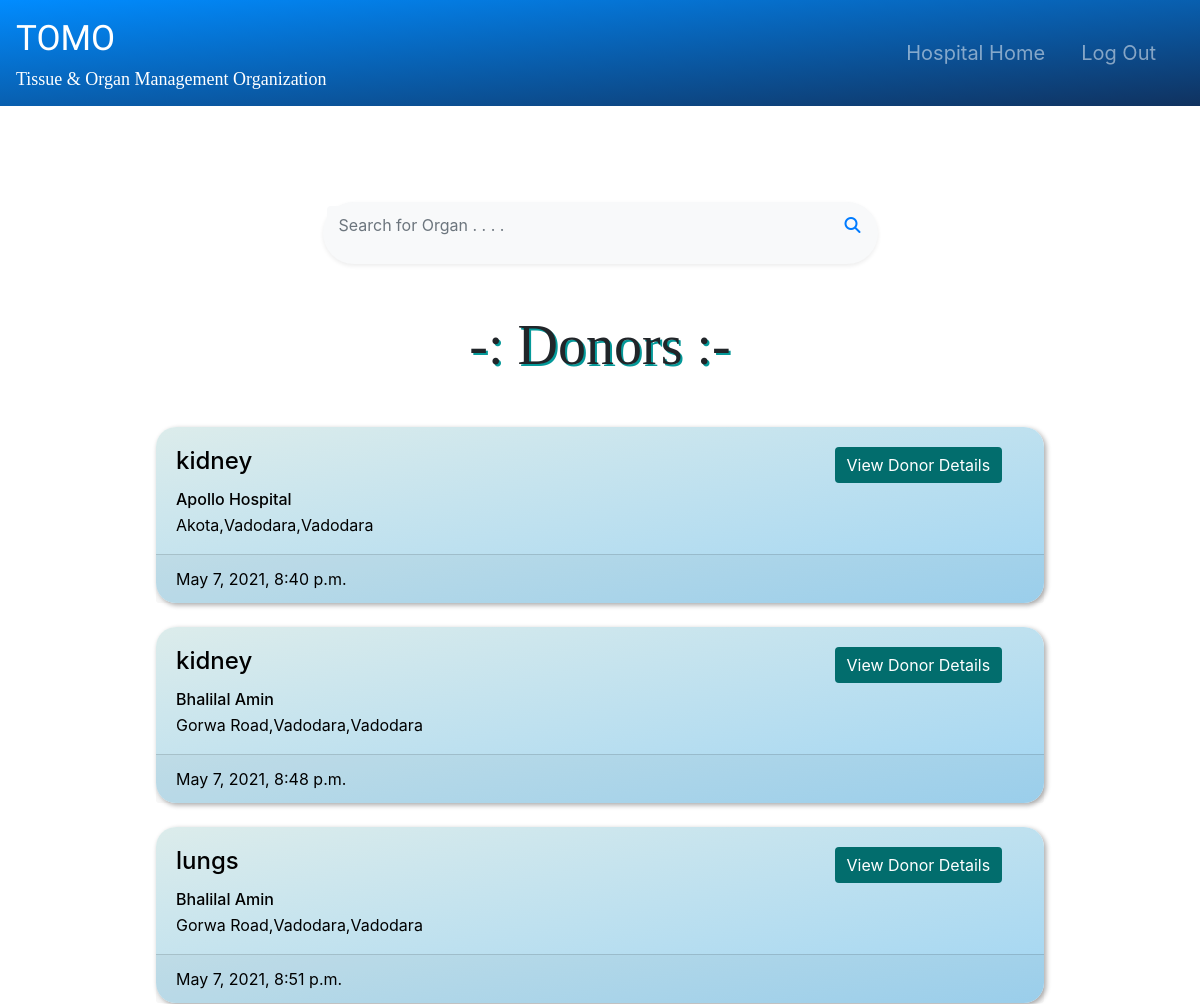
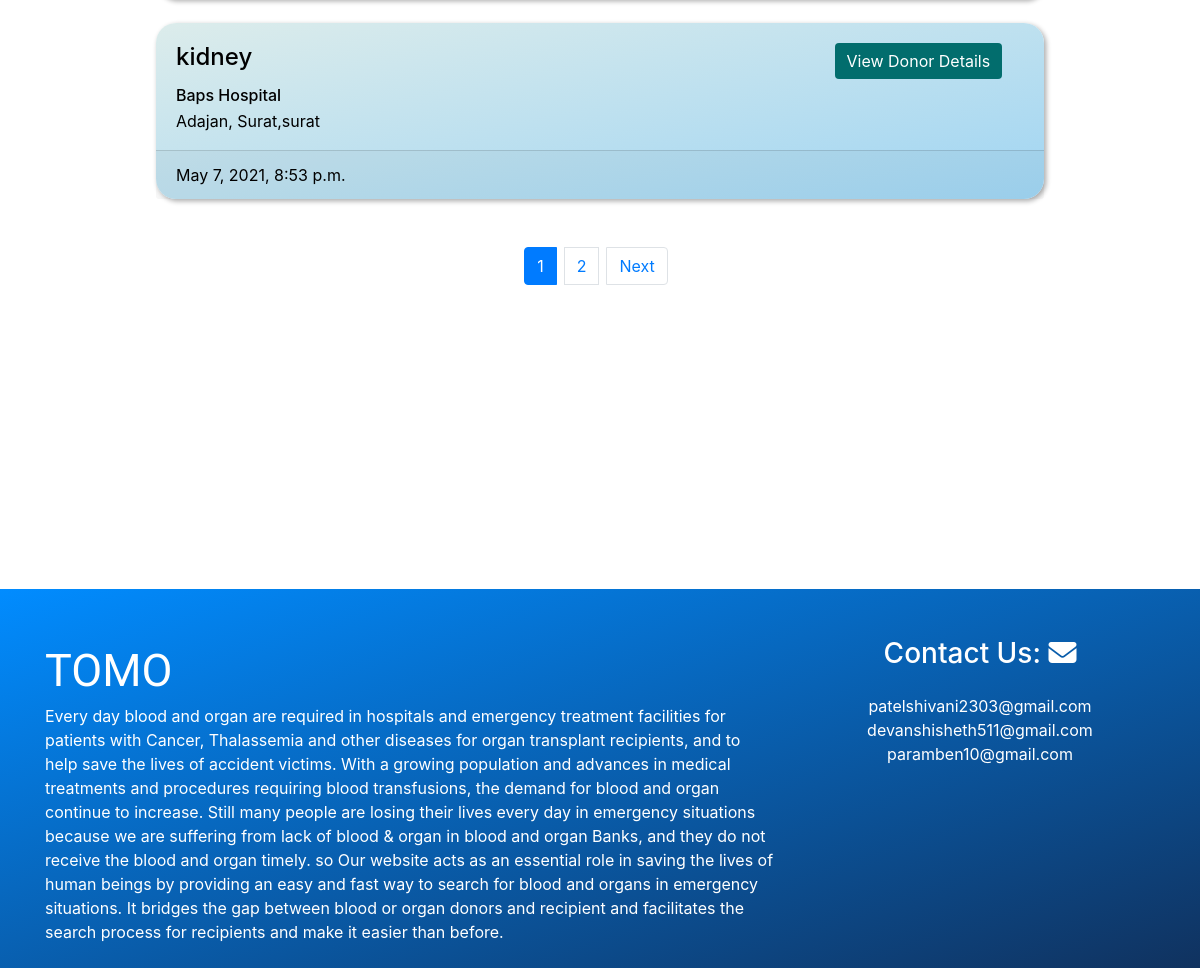
Page /Hospital/potentialDonor/ (signed in) on the committed database (2 pictures, top to bottom).
### hospital/models.py (models this page shows, shortened)
class Donor(models.Model):
    donor_id=models.AutoField(primary_key=True)
    hospital_email=models.CharField(max_length=50,default=None)
    donor_name=models.CharField(max_length=50)
    donor_dob=models.DateTimeField()
    donor_organ=models.CharField(max_length=50,default=None)
    donor_height=models.CharField(max_length=50)
    donor_weight=models.CharField(max_length=50)
    donor_bloodGroup=models.CharField(max_length=10)
    donor_gender=models.CharField(max_length=10)
    donor_diseases=models.TextField(max_length=100,blank=True)
    donor_addiction=models.TextField(max_length=100,blank=True)
    donor_info=models.CharField(max_length=200,blank=True)
    donor_added_time=models.DateTimeField(default=None)
    models.ForeignKey(Hospital,on_delete=models.CASCADE)
    class Meta:
        unique_together = ('donor_id','hospital_email')

class Hospital(models.Model):
    hospital_email=models.CharField(max_length=50,primary_key=True,help_text ='write your email')
    hospital_name=models.CharField(max_length=30)
    hospital_city=models.CharField(max_length=20)
    hospital_mobile_no=models.CharField(max_length=10)
    hospital_address=models.CharField(max_length=100,help_text = 'write your email')
    zip_code=models.CharField(max_length=6)
    hospital_latitude=models.FloatField(default=None)
    hospital_longitude=models.FloatField(default=None)

### hospital/views.py (the view)
# urls.py: url('potentialDonor/',PotentialDonorList),
def PotentialDonorList(request):
    if request.user.is_authenticated:
        loggedin_user=request.user.username
        don=Donor.objects.exclude(hospital_email=loggedin_user)
        hos=Hospital.objects.exclude(hospital_email=loggedin_user)
        today_datetime = datetime.datetime.now()
        today_date=today_datetime.strftime("%d")
        today_month=today_datetime.month
        today_year=today_datetime.year
        today_hour = today_datetime.hour
        temp1=[]
        for item in don:
            if item.donor_added_time.strftime("%d") == today_date and item.donor_added_time.month == today_month and item.donor_added_time.year == today_year :
                temp1.append(item)
            elif int(item.donor_added_time.strftime("%d"))+1 == int(today_date):
                print(item.donor_added_time.hour - today_hour)
                if item.donor_added_time.hour - today_hour < 24 and item.donor_added_time.hour - today_hour >= 0:
                    temp1.append(item)
        don=temp1
        allreadyaccepted=OrganRequest.objects.filter(accepted=True)
        if allreadyaccepted.exists():
            temp=[]
            for i in allreadyaccepted:
                for j in don:
                    if i.donor.donor_id != j.donor_id:
                        obj=Donor.objects.get(donor_id=j.donor_id)
                        temp.append(obj)
            paginator = Paginator(temp,4)
            page = request.GET.get('page', 1)
            try:
                tempp = paginator.page(page)
            except PageNotAnInteger:
                users = paginator.page(1)
            except EmptyPage:
                users = paginator.page(paginator.num_pages)
            return render(request,'potentialDonor.html',{'other_donors':tempp,'hos':hos})
        return render(request,'potentialDonor.html',{'other_donors':don,'hos':hos})

### hospital/templates/potentialDonor.html (shortened to what this page needs)
<html>
<head>
    {% load static %}
    <link rel="stylesheet" type="text/css" href="{% static 'css/style2.css' %}">
    <link rel="stylesheet" href="https://stackpath.bootstrapcdn.com/bootstrap/4.4.1/css/bootstrap.min.css">
    <link rel="stylesheet" href="https://cdnjs.cloudflare.com/ajax/libs/bootstrap-datepicker/1.4.1/css/bootstrap-datepicker3.css" />
</head>
<body>
    <nav class="navbar navbar-expand-lg navbar-dark sticky-top" style="background:rgb(1, 140, 255); background: linear-gradient(to top left, #10325f, rgb(1, 140, 255) ); ">
        <a class="navbar-brand" href="#" style="font-size: 35px;">TOMO <br>
          <span style="font-size:18px; font-family:'Times New Roman', serif;">  Tissue & Organ Management Organization <span>
        </a>
        <div class="collapse navbar-collapse justify-content-end" id="navbarNavAltMarkup">
            <div class="navbar-nav" style="font-size: 20px;">
                <a class="nav-item nav-link" href="/Hospital/hospitalHome/">Hospital Home</a>
                <a class="nav-item nav-link" href="/Hospital/logout/">Log Out</a>
            </div>
        </div>
    </nav>
    <br>
    <br>
    <div class="container">
        <div class="p-1 bg-light rounded rounded-pill shadow-sm my-5" style="width:50%;margin: auto;">
            <form action="/Hospital/SearchDonor/" method="GET" value="{{request.GET.q}}">
                <div class="input-group">
                    <input id="search" type="text" name="q" value="{{request.GET.q}}" placeholder="Search for Organ . . . . " aria-describedby="button-addon1" class="form-control border-0 bg-light" style="box-shadow: none;">
                    <div class="input-group-append">
                        <button type="submit" name="submit" value="Search" class="btn btn-link text-primary"><i class="fa fa-search"></i></button>
                    </div>
                </div>
            </form>
        </div>
         {% if other_donors %}
        <h2 class="mb-5 text-center display-4" style="font-family:'Times New Roman', Times, serif; text-shadow:2px 2px rgb(4, 153, 153);">-: Donors :-</h2>
        {% endif %} {% for item in other_donors %} {% for i in hos %} {% if item.hospital_email == i.hospital_email %}
        <div class="card my-4 biLeft" id="don-card">
            <div class="card-body">
                <div class="row">
                    <div class="col-md-9">
                        <h4 class="card-title">{{item.donor_organ}}
                        </h4>
                        <div class="card-text">
                            <div>
                                <p style="margin-bottom: 2px;font-weight:500;">{{i.hospital_name}}</p>{{i.hospital_address}},{{i.hospital_city}}
                            </div>
                        </div>
                    </div>
                    <div class="col-md-3">
                        <form action="/Hospital/DonorDetails/" method="POST">
                            <input type="submit" id="donbtn" class="btn text-center" value="View Donor Details">
                        </form>
                    </div>
                </div>
            </div>
            <div class="card-footer">
                {{item.donor_added_time}}
            </div>
        </div>
        {% endif %} {% endfor %} {% endfor %} {% if other_donors.has_other_pages %}
        <ul class="pagination d-flex justify-content-center mt-5">
             {% for i in other_donors.paginator.page_range %} {% if other_donors.number == i %}
            <li class="active page-item mr-2"><a class="page-link">{{ i }}  <span class="sr-only">(current)</span></a></li>
            {% else %}
            <li class="page-item mr-2"><a class="page-link" href="?page={{ i }}">{{ i }}</a></li>
            {% endif %} {% endfor %} {% if other_donors.has_next %}
            <li class="page-item mr-2"><a class="page-link" href="?page={{ other_donors.next_page_number }}">Next</a></li>
            {% endif %}
        </ul>
        {% endif %}
    </div>
    <br>
    <br>
    <br>
    <br>
    <br>
    <br>
    <br>
    <br>
    <br>
    <br>
    <br>
    <br>
    <footer class="pt-5 pb-2" style="background:rgb(1, 140, 255); background: linear-gradient(to top left, #10325f, rgb(1, 140, 255) );  ">
        <div class="container text-white">
            <div class="row">
                <div class="col-lg-8 col-md-12 mb-4 mb-md-0">
                    <div class="logo-part">
                        <a class="w-50 logo-footer" style="  font-family: 'Lobster', cursive;
                        font-size: 45px;"> TOMO</a>
                        <p>Every day blood and organ are required in hospitals and emergency treatment facilities for patients with Cancer, Thalassemia and other diseases for organ transplant recipients, and to help save the lives of accident victims. With
                            a growing population and advances in medical treatments and procedures requiring blood transfusions, the demand for blood and organ continue to increase. Still many people are losing their lives every day in emergency situations
                            because we are suffering from lack of blood & organ in blood and organ Banks, and they do not receive the blood and organ timely. so Our website acts as an essential role in saving the lives of human beings by providing an
                            easy and fast way to search for blood and organs in emergency situations. It bridges the gap between blood or organ donors and recipient and facilitates the search process for recipients and make it easier than before.
                        </p>
                    </div>
                </div>
                <div class="col-lg-4 col-md-12 mb-4 mb-md-0 text-center">
                    <h3 class="text mb-4">Contact Us: <i class="fa fa-envelope" aria-hidden="true"></i>
                    </h3>
                    <ul class="list-unstyled">
                        <li class="text-white">
                            patelshivani2303@gmail.com
                        </li>
                        <li class="text-white">
                            devanshisheth511@gmail.com
                        </li>
                        <li class="text-white">
                            paramben10@gmail.com
                        </li>
                    </ul>
                </div>
            </div>
        </div>
    </footer>
</body>
</html>

### hospital/static/css/style2.css (style rules this page uses)
.navbar-brand { font-family: 'Lobster', cursive; font-size: 30px; }
.navbar-nav a:after, .navbar-nav a:before { transition: all .5s; }
.navbar-nav a { position: relative; margin-right: 20px; }
.navbar-nav a:after { position: absolute; bottom: 0; left: 0; right: 0; margin: auto; width: 0%; content: '.'; color: transparent; background: #aaa; height: 1px; }
input#donbtn { border-color: rgb(2, 109, 109); color: rgb(2, 109, 109); }
.biLeft { animation: bounce-in-left 1s both; animation-delay: 0s; }

### hospital/templates/potentialDonor.html (style rules this page uses)
input#donbtn { border-color: rgb(2, 109, 109); color: rgb(255, 255, 255); background-color: rgb(2, 109, 109); border: none; }
.biLeft { animation: bounce-in-left 1s both; animation-delay: 0s; }
div#don-card { background: rgb(147, 240, 212); background: linear-gradient(to top left, rgb(160, 213, 243), rgb(220, 236, 235)); color: black; width: 80%; height: 22%; margin: auto; border-radius: 20px; box-shadow: 2px 2px 5px .3px rgb(173, 173, 173); border: none; }

### rows in the picture
Donor: donor_organ "kidney", donor_added_time "May 7, 2021, 8:40 p.m."
Hospital: hospital_name "Apollo Hospital", hospital_address "Akota,Vadodara", hospital_city "Vadodara"
Donor: donor_organ "kidney", donor_added_time "May 7, 2021, 8:48 p.m."
Hospital: hospital_name "Bhalilal Amin", hospital_address "Gorwa Road,Vadodara", hospital_city "Vadodara"
Donor: donor_organ "lungs", donor_added_time "May 7, 2021, 8:51 p.m."
Donor: donor_organ "kidney", donor_added_time "May 7, 2021, 8:53 p.m."
Hospital: hospital_name "Baps Hospital", hospital_address "Adajan, Surat", hospital_city "surat"

### other values in the picture
{{ i }} "1"
{{ i }} "2"
